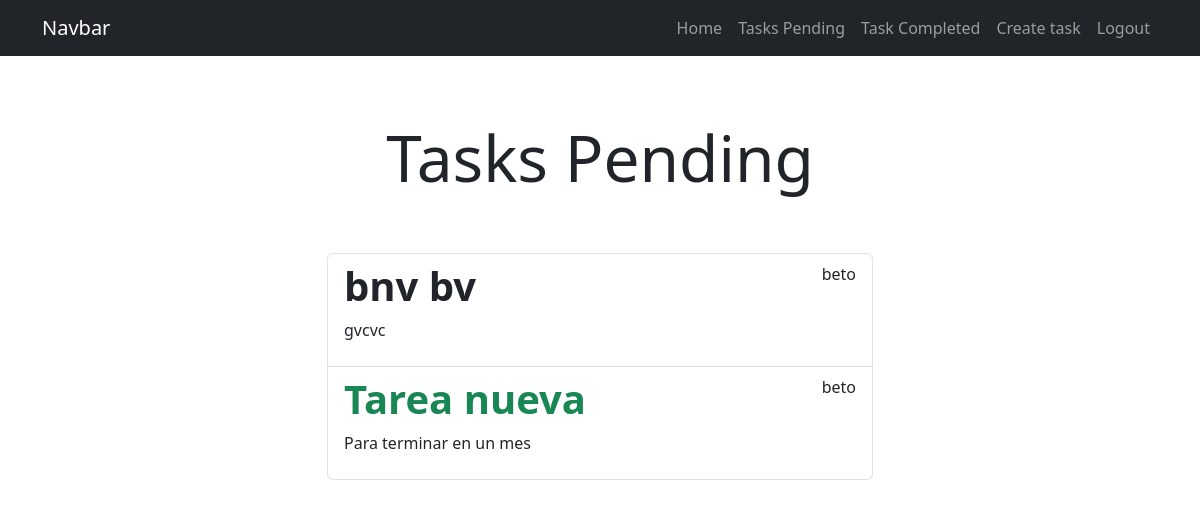
The page /tasks/ (signed in) on the database its author committed.
### tasks/models.py (models this page shows, shortened)
class Task(models.Model):
    title = models.CharField(max_length=100)
    description = models.TextField(blank=True)
    crated = models.DateTimeField(auto_now_add=True)
    datecompleted = models.DateTimeField(null=True, blank=True)
    important = models.BooleanField(default=False)
    user = models.ForeignKey(User, on_delete=models.CASCADE)

### tasks/views.py (the view)
# urls.py: path('tasks/', views.tasks, name='tasks'),
@login_required
def tasks(request):
    tasks = Task.objects.filter(user=request.user, datecompleted__isnull=True)
    return render(request, 'tasks.html', {
        'tasks': tasks
    })

### tasks/templates/tasks.html (shortened to what this page needs)
{% extends 'base.html' %}
{% block content %}
<main class="container">
    <div class="row">
        <div class="col-md-6 offset-md-3">
            <h1 class="text-center display-3 py-5">Tasks Pending</h1>
         <ul class="list-group">
              {% for task in tasks %}
              <a class="list-group-item"  href="{% url 'task_detail' task.id %}">
                 <header class="d-flex justify-content-between">
                    {% if task.important %}
                    <h1 class="fw-bold text-success">{{task.title}}</h1>
                    {% else %}
                    <h1 class="fw-bold">{{task.title}}</h1>
                    {% endif %}
                    <p>{{task.user.username}}</p>
                 </header>
                   <p>{{task.description}}</p>
             </a>
                    {% endfor %}
         </ul>
        </div>
    </div>
</main>
{% endblock %}

### rows shown on the page
Task: title "bnv bv", user.username "beto", description "gvcvc"
Task: title "Tarea nueva", user.username "beto", description "Para terminar en un mes"
